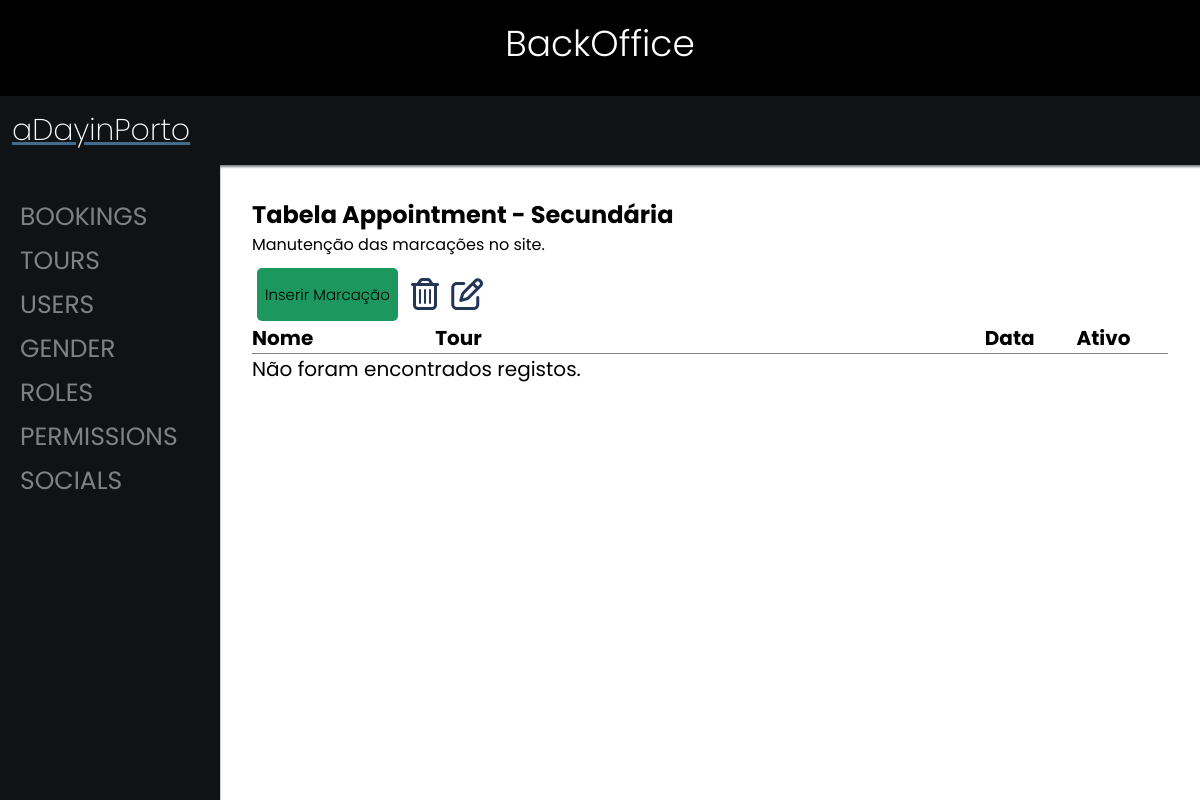
Page /backoffice/index.php on the earlier database version.
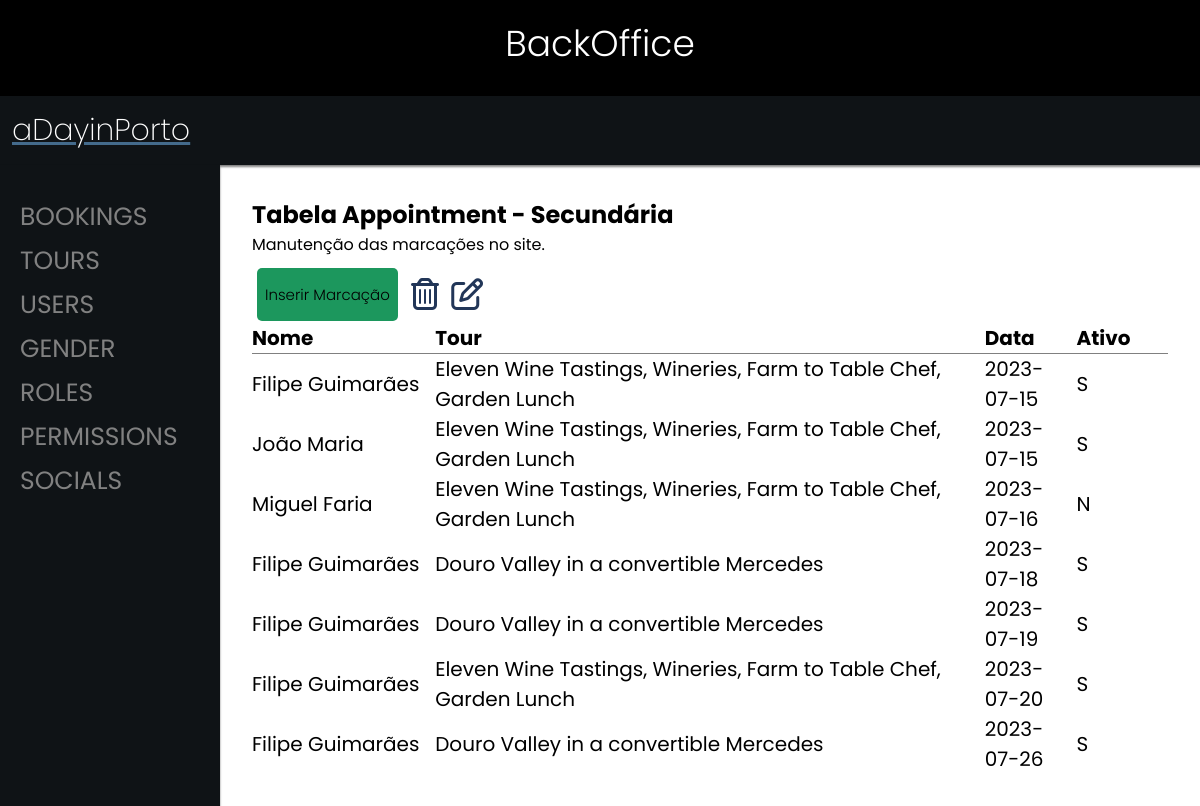
Same page on the later database version.
### tables this page shows
CREATE TABLE IF NOT EXISTS `appointment` (
  `id` int(11) NOT NULL,
  `id_user` int(11) NOT NULL,
  `id_tour` int(11) NOT NULL,
  `start` date NOT NULL COMMENT 'Dia da marcação.',
  `book_date` datetime DEFAULT current_timestamp() COMMENT 'Data em q foi feita a marcação',
  `payment_date` datetime DEFAULT current_timestamp() COMMENT 'Data em q foi realizado o pagamento.',
  `cancel_date` datetime DEFAULT NULL COMMENT 'Data em q foi cancelado ( se for )',
  `reason` varchar(255) DEFAULT NULL COMMENT 'Motivo do cancelamento',
  `discount` int(11) DEFAULT NULL,
  `number_people` int(11) DEFAULT NULL,
  PRIMARY KEY (`id_user`,`id_tour`,`start`,`id`),
  KEY `FK_marcacao_tour` (`id_tour`),
  CONSTRAINT `FK_marcacao_tour` FOREIGN KEY (`id_tour`) REFERENCES `tour` (`id`) ON DELETE NO ACTION ON UPDATE NO ACTION,
  CONSTRAINT `FK_marcacao_user` FOREIGN KEY (`id_user`) REFERENCES `user` (`id`) ON DELETE NO ACTION ON UPDATE NO ACTION
);

CREATE TABLE IF NOT EXISTS `user` (
  `id` int(11) NOT NULL AUTO_INCREMENT,
  `name` varchar(255) DEFAULT NULL,
  `email` varchar(255) NOT NULL,
  `phone_number` varchar(50) DEFAULT NULL,
  `nacionality` varchar(50) DEFAULT NULL,
  `birthdate` date DEFAULT NULL,
  `creation_date` datetime DEFAULT current_timestamp(),
  `profile_image` varchar(100) DEFAULT NULL,
  `verified` int(1) DEFAULT NULL,
  `display_language` int(3) DEFAULT 1,
  `gender` int(1) DEFAULT NULL,
  `role` int(1) DEFAULT NULL,
  `password` varchar(40) DEFAULT NULL,
  PRIMARY KEY (`id`,`email`),
  UNIQUE KEY `email` (`email`),
  UNIQUE KEY `phone_number` (`phone_number`),
  KEY `FK_user_sex` (`gender`) USING BTREE,
  KEY `FK_user_role` (`role`),
  CONSTRAINT `FK_user_gender` FOREIGN KEY (`gender`) REFERENCES `gender` (`id`) ON DELETE NO ACTION ON UPDATE NO ACTION,
  CONSTRAINT `FK_user_role` FOREIGN KEY (`role`) REFERENCES `role` (`id`) ON DELETE NO ACTION ON UPDATE NO ACTION
);

CREATE TABLE IF NOT EXISTS `tour` (
  `id` int(11) NOT NULL AUTO_INCREMENT,
  `name` varchar(200) DEFAULT NULL,
  `price_unit` int(11) DEFAULT NULL,
  `ending` time DEFAULT NULL,
  `tour_limit` int(11) DEFAULT NULL,
  `description` text DEFAULT NULL,
  `image` varchar(50) DEFAULT NULL,
  PRIMARY KEY (`id`) USING BTREE
);

### backoffice/content/appointments/appointments.php (the view, shortened to what this page needs)
<?php
$showapp = "SELECT a.id, a.id_user as id_user, u.name as user, a.id_tour as id_tour, t.name as tour, a.start, a.book_date as book, a.payment_date as payment, a.cancel_date as cancel, a.reason, a.number_people FROM appointment a JOIN user u ON u.id = a.id_user JOIN tour t ON t.id = a.id_tour order by a.start";
$show = mysqli_query($conn, $showapp);
if (mysqli_num_rows($show) > 0) {
    $row = mysqli_fetch_array($show);
} else {
    $row = null;
}
?>
<h2>Tabela Appointment - Secundária</h2>
<p>Manutenção das marcações no site.</p>
<br>
<a href="./?p=31" class="insert-button">Inserir Marcação</a>
<a id="delLink" disabled><i class="fa-regular fa-trash-can fa-2xl" onclick="confirmDelete(<?php echo $row['id']; ?>)"></i></a>
<?php
if ($row !== null && isset($row['id'])) {
    $editLink = './?p=35&id=' . $row['id'] . '&operation=editar&id_tour=' . $row['id_tour'] . '&id_user=' . $row['id_user'] . '&start=' . $row['start'] . '';
} else {
    $editLink = null;
}
echo '<a href="' . $editLink . '" id="editLink" disabled><i class="fa-regular fa-pen-to-square fa-2xl"></i></a>' ?>
<table class="table-hover" style="width:100%; font-size: 20px; margin-top: 1rem; padding-top: 1rem;">
    <thead>
        <tr>
            <th scope="col" style="text-align: left; width:20%; border-bottom: solid 1px grey; border-collapse: collapse;">Nome</th>
            <th scope="col" style="text-align: left; width:60%; border-bottom: solid 1px grey; border-collapse: collapse;">Tour</th>
            <th scope="col" style="text-align: left; width:10%; border-bottom: solid 1px grey; border-collapse: collapse;">Data</th>
            <th scope="col" style="text-align: left; width:10%; border-bottom: solid 1px grey; border-collapse: collapse;">Ativo</th>
        </tr>
    </thead>
    <tbody>
        <?php
        if ($row !== null) {
            do {
                $cancelStatus = !isset($row['cancel']) || $row['cancel'] === '0000-00-00 00:00:00' ? 'S' : 'N';
        ?>
                <tr id="tr_<?php echo $row['id']; ?>" onclick="storeID(<?php echo $row['id']; ?>)">
                    <?php
                    echo "<td>" . $row['user'] . "</td>";
                    echo "<td>" . $row['tour'] . "</td>";
                    echo "<td>" . $row['start'] . "</td>";
                    echo "<td>" . $cancelStatus . "</td>";
                    ?>
                </tr>
        <?php
            } while ($row = mysqli_fetch_assoc($show));
        } else {
            echo "<tr><td colspan='4'>Não foram encontrados registos.</td></tr>";
        }
        ?>
    </tbody>
</table>

### backoffice/index.php (shortened to what this page needs)
<!DOCTYPE html>
<?php
$op = 3;
require('../assets/scripts/db/connect.php');
?>
<!DOCTYPE html>
<html>
<head>
    <link rel="stylesheet" href="./css/styles.css">
    <link rel="stylesheet" href="https://stackpath.bootstrapcdn.com/font-awesome/4.7.0/css/font-awesome.min.css">
</head>
<body>
    <header>
        <h1>BackOffice</h1> <br>
    </header>
    <section>
        <nav>
            <a class="company-title noSelect" href="../index.php">aDayinPorto</a>
        </nav>
    </section>
    <section>
        <div class="sidenav">
            <a class="noSelect" href="./?p=3">BOOKINGS</a>
            <a class="noSelect" href="./?p=1">TOURS</a>
            <a class="noSelect" href="./?p=2">USERS</a>
            <a class="noSelect" href="./?p=6">GENDER</a>
            <a class="noSelect" href="./?p=5">ROLES</a>
            <a class="noSelect" href="./?p=4">PERMISSIONS</a>
            <a class="noSelect" href="./?p=7">SOCIALS</a>
        </div>
        <div class="main">
            <?php
            switch ($op) {
                case 3:
                    include("./content/appointments/appointments.php");
                    break;
            }
            ?>
        </div>
    </section>
</body>
</html>

### backoffice/css/styles.css (style rules this page uses)
html { scroll-behavior: smooth; }
* { margin: 0; padding: 0; font-family: 'Poppins', sans-serif; }
a { cursor: pointer; }
:root { --dark-background-color: #0f1316; --medium-background-color: #666; --light-background-color: #efefef; --contrast-color: rgba(68, 107, 140, 1); --alt-contrast-color: ; --dark-text-color: var(--dark-background-color); --medium-text-color: var(--medium-background-color); --lighter-text-reverse-color: var(--light-background-color); --light-text-reverse-color: #ddd; }
table { border-collapse: collapse; }
.insert-button, .edit-button, .delete-button, .return-button { padding-inline: 0.5rem; padding-block: 1rem; text-decoration: none; font-size: 15px; font-weight: 300; color: black; border-radius: 5px; border: none; width: 90px; height: 30px; margin-inline: 5px; cursor: pointer; }
.insert-button { background-color: #1c975d; }
h1 { font-size: 36px; font-weight: 300; text-align: center; }
.company-title { font-size: 30px; font-weight: 200 !important; color: #fff; text-decoration: underline rgba(68, 107, 140, 1); }
.noSelect { -webkit-tap-highlight-color: transparent; -webkit-touch-callout: none; -webkit-user-select: none; -khtml-user-select: none; -moz-user-select: none; -ms-user-select: none; user-select: none; }
header { padding-top:1rem; background:black; color:white; }
nav { display: flex; padding: 1% 1%; justify-content: space-between; align-items: center; width: 100%; transition: 0.3s ease-in-out; z-index: 10; background-color: var(--dark-background-color); box-shadow: 0 2px 2px rgba(1, 1, 1, 0.5); }
.main { padding: 2rem; margin-left: 220px; }
.sidenav { height: 100%; width: 220px; position: fixed; z-index: 1; left: 0; background-color: var(--dark-background-color); box-shadow: 0 2px 2px rgba(1, 1, 1, 0.5); overflow-x: hidden; padding-top: 30px; }
.sidenav a { padding: 3px 20px; text-decoration: none; font-size: 25px; color: #818181; display: block; }

### backoffice/content/appointments/appointments.php (style rules this page uses)
.fa-regular { color: #223658 !important; padding-inline: 0.25rem; }

Differences in the rows shown:
added appointment: user.name "Filipe Guimarães", id_tour.name "Eleven Wine Tastings, Wineries, Farm to Table Chef, Garden Lunch", start "2023-07-15", cancel_date "S"
added appointment: user.name "João Maria", id_tour.name "Eleven Wine Tastings, Wineries, Farm to Table Chef, Garden Lunch", start "2023-07-15", cancel_date "S"
added appointment: user.name "Miguel Faria", id_tour.name "Eleven Wine Tastings, Wineries, Farm to Table Chef, Garden Lunch", start "2023-07-16", cancel_date "N"
added appointment: user.name "Filipe Guimarães", id_tour.name "Douro Valley in a convertible Mercedes", start "2023-07-18", cancel_date "S"
added appointment: user.name "Filipe Guimarães", id_tour.name "Douro Valley in a convertible Mercedes", start "2023-07-19", cancel_date "S"
added appointment: user.name "Filipe Guimarães", id_tour.name "Eleven Wine Tastings, Wineries, Farm to Table Chef, Garden Lunch", start "2023-07-20", cancel_date "S"
added appointment: user.name "Filipe Guimarães", id_tour.name "Douro Valley in a convertible Mercedes", start "2023-07-26", cancel_date "S"
Other differences:
text no longer shown: "Não foram encontrados registos."
